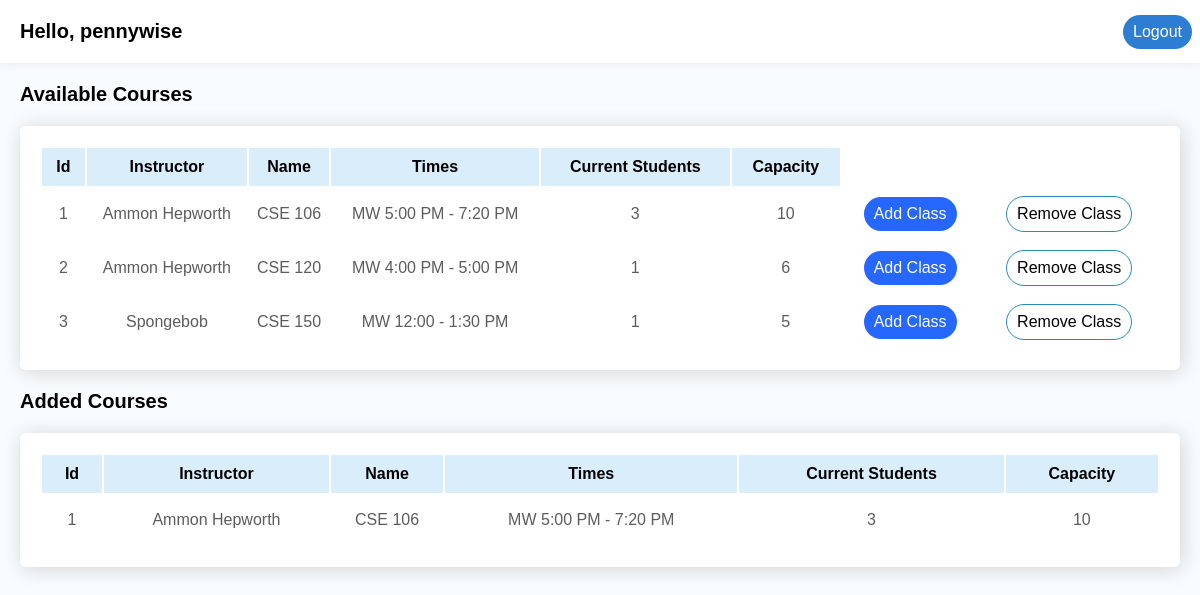
The app's page / (signed in) with its own data.
### app.py (models this page shows, shortened)
class User(UserMixin, db.Model):
  id = db.Column(db.Integer, primary_key=True)
  name = db.Column(db.String, unique=False, nullable=False)
  username = db.Column(db.String, unique=True, nullable=False)
  password = db.Column(db.String, unique=True, nullable=False)
  role = db.Column(db.String, unique=False, nullable=False)
  students = db.relationship('Student', backref=db.backref('user', uselist=False))

class Classes(db.Model):
  id = db.Column(db.Integer, primary_key=True)
  instructor = db.Column(db.String, unique=False, nullable=False)
  class_name = db.Column(db.String, unique=True, nullable=False)
  class_times = db.Column(db.String, unique=False, nullable=False)
  cur_students = db.Column(db.Integer, unique=False)
  cap = db.Column(db.Integer, unique=False, nullable=False)
  students = db.relationship('Student', secondary='class_student', backref='class')

### app.py (the view, shortened to what this page needs)
@app.route('/index', methods=["GET", "POST"])
@app.route('/')
@login_required
def index():
  if(current_user.role == "student"):
    db.session.commit()
    return render_template("student.html", student=current_user.name, classes=Classes.query.all(), added_classes=Student.query.filter_by(user_id=current_user.id).first().courses)
  elif(current_user.role == "admin"):
    return redirect("/admin")

### app.py (called while the page is built)
@app.before_request
def check_for_admin():
  if request.path.startswith('/admin/') and not current_user.role == "admin":
    return abort(403)

@login_manager.user_loader
def load_user(user_id):
  return User.query.get(user_id)

### templates/student.html (shortened to what this page needs)
<!DOCTYPE html>
<html lang="en">
  <head>
    <link rel="stylesheet" href="{{url_for('static', filename='main.css')}}" />
  </head>
  <body class="student-body">
    <div class="top-header">
      <h3 class="student-name">Hello, {{student}}</h3>
      <form action="/logout">
        <input type="submit" value="Logout" />
      </form>
    </div>
    <div class="table-view">
      <table>
        <h4 class="table-heading">Available Courses</h4>
        <thead>
          <tr>
            <th>Id</th>
            <th>Instructor</th>
            <th>Name</th>
            <th>Times</th>
            <th>Current Students</th>
            <th>Capacity</th>
          </tr>
        </thead>
        <tbody>
          {% for class in classes %}
          <tr>
            <td>{{ class.id }}</td>
            <td>{{ class.instructor }}</td>
            <td>{{ class.class_name }}</td>
            <td>{{ class.class_times }}</td>
            <td>{{ class.cur_students }}</td>
            <td>{{ class.cap }}</td>
            <td>
              <button class="add-class-btn btn">Add Class</button>
            </td>
            <td>
              <button class="remove-class-btn btn">Remove Class</button>
            </td>
          </tr>
          {% endfor %}
        </tbody>
      </table>
      <table>
        <h4 class="table-heading">Added Courses</h4>
        <thead>
          <tr>
            <th>Id</th>
            <th>Instructor</th>
            <th>Name</th>
            <th>Times</th>
            <th>Current Students</th>
            <th>Capacity</th>
          </tr>
        </thead>
        <tbody>
          {% for class in added_classes %}
          <tr>
            <td>{{ class.id }}</td>
            <td>{{ class.instructor }}</td>
            <td>{{ class.class_name }}</td>
            <td>{{ class.class_times }}</td>
            <td>{{ class.cur_students }}</td>
            <td>{{ class.cap }}</td>
          </tr>
          {% endfor %}
        </tbody>
      </table>
    </div>
  </body>
</html>

### static/main.css (style rules this page uses)
* { padding: 0; margin: 0; font-family: "Lucida Sans", "Lucida Sans Regular", "Lucida Grande", "Lucida Sans Unicode", Geneva, Verdana, sans-serif; }
.btn { all: unset; padding: 8px 10px; background-color: #2d7dd2; color: white; margin: 8px; text-align: center; border-radius: 25px; font-size: 1rem; white-space: nowrap; }
input[type="submit"] { all: unset; padding: 8px 10px; background-color: #2d7dd2; color: white; margin: 8px; text-align: center; border-radius: 25px; font-size: 1rem; transition: background-color 0.3s; }
form { display: flex; flex-flow: column; }
.table-view { display: flex; flex-flow: column; }
table { justify-self: center; background-color: #fff; border-radius: 6px; box-shadow: 2px 2px 20px lightgray; margin: 0 20px 0 20px; padding: 20px; }
th { background-color: #daedfb; padding: 10px; }
td { text-align: center; color: rgb(92, 92, 92); height: 50px; margin: 10px; }
.student-body { background-color: rgb(248, 252, 255); }
.student-name, .teacher-name { font-weight: 900; padding: 20px; font-size: 1.25rem; }
.top-header { display: flex; justify-content: space-between; align-items: center; background-color: #fff; box-shadow: 0 0.5px 8px rgb(233, 233, 233); }
.table-heading { margin: 20px; font-size: 1.25rem; font-weight: 900; }
.add-class-btn { background-color: #2667ff; transition: background-color 0.3s; }
.remove-class-btn { background-color: #fff; color: #000; border: 0.5px solid #2589bd; transition: background-color 0.3s, color 0.3s; }

### records on screen
User: name "pennywise"
Classes: id "1", instructor "Ammon Hepworth", class_name "CSE 106", class_times "MW 5:00 PM - 7:20 PM", cur_students "3", cap "10"
Classes: id "2", instructor "Ammon Hepworth", class_name "CSE 120", class_times "MW 4:00 PM - 5:00 PM", cur_students "1", cap "6"
Classes: id "3", instructor "Spongebob", class_name "CSE 150", class_times "MW 12:00 - 1:30 PM", cur_students "1", cap "5"
